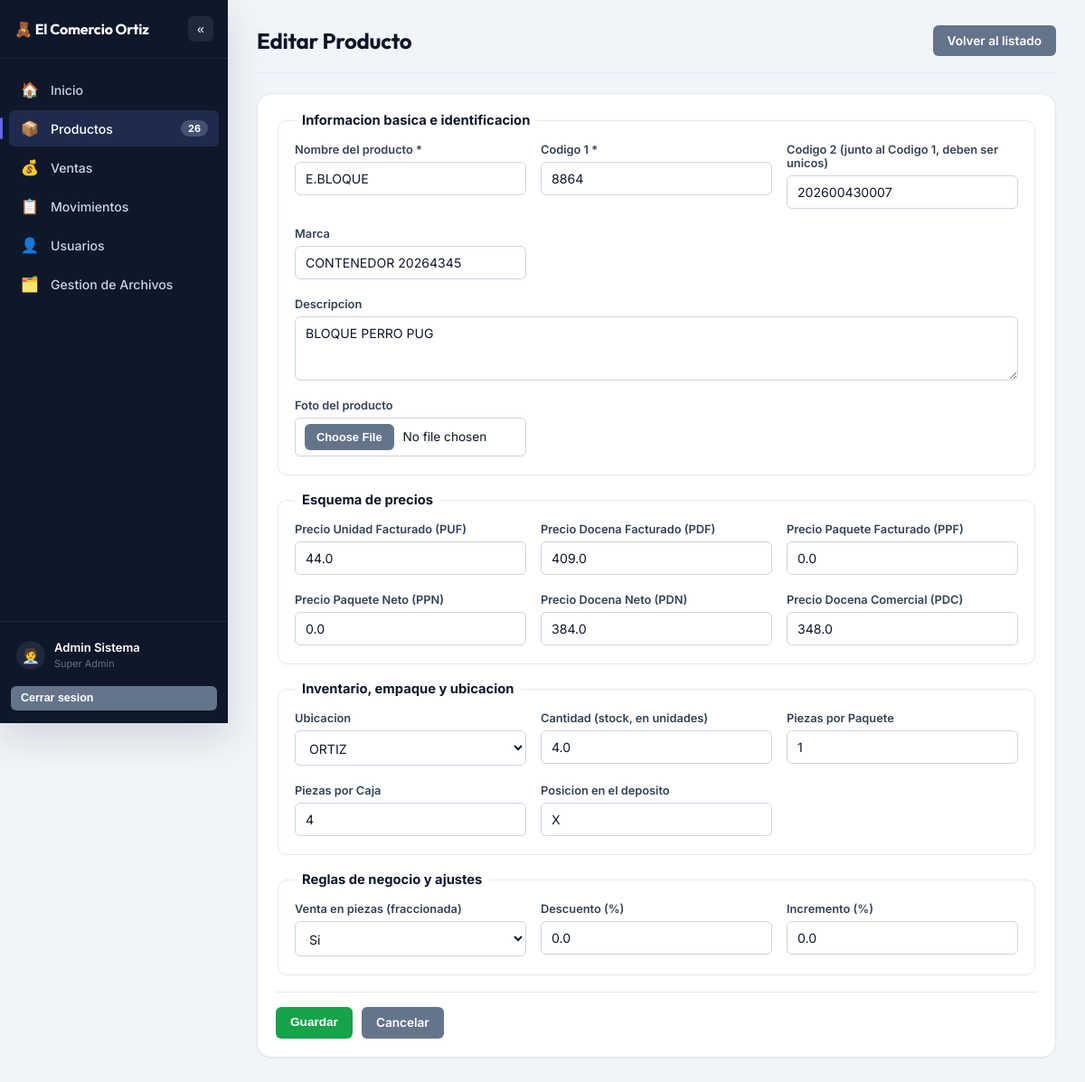
Page /productos/editar/3 (signed in) on the committed database.
### tables this page shows
CREATE TABLE productos (
    id_producto INTEGER PRIMARY KEY AUTOINCREMENT,
    foto_url TEXT,
    nombre TEXT NOT NULL,
    -- codigo_1 NO es unico por si solo: el cliente confirmo que se repite
    -- entre productos distintos en su catalogo real. Lo que si identifica
    -- un producto de forma unica es la COMBINACION codigo_1 + codigo_2
    -- (ver el UNIQUE compuesto al final de la tabla, y
    -- productos_model.get_producto_por_codigo / guardar_o_actualizar_desde_excel,
    -- que ya matchean por el par completo).
    codigo_1 TEXT NOT NULL,
    codigo_2 TEXT,
    descripcion TEXT,
    marca TEXT,

    -- Esquema de precios
    precio_unidad_facturado REAL DEFAULT 0,   -- PUF
    precio_docena_facturado REAL DEFAULT 0,   -- PDF
    precio_paquete_facturado REAL DEFAULT 0,  -- PPF
    precio_paquete_neto REAL DEFAULT 0,       -- PPN
    precio_docena_neto REAL DEFAULT 0,        -- PDN
    precio_docena_comercial REAL DEFAULT 0,   -- PDC
    descuento_porcentaje REAL DEFAULT 0,
    incremento_porcentaje REAL DEFAULT 0,

    -- Presentacion y empaque
    pcs_paquete INTEGER DEFAULT 0,
    pcs_caja INTEGER DEFAULT 0,
    venta_fraccionada TEXT DEFAULT 'No' CHECK(venta_fraccionada IN ('Si', 'No')),

    -- Ubicacion y existencias
    id_ubicacion INTEGER REFERENCES ubicaciones(id_ubicacion),
    posicion TEXT,
    -- Puede quedar en 0 o mayor (piezas sueltas -> decimal, ej. venta
    -- fraccionada) o en NEGATIVO: negativo significa que se aprobo una
    -- venta por mas de lo que habia en tienda, y ese numero es lo que
    -- falta reponer desde el almacen (ver alerta en Inicio).
    cantidad REAL NOT NULL DEFAULT 0,

    -- Estado de negocio (Activo/Inactivo). "Agotado" NO se guarda aqui:
    -- se calcula en la aplicacion comparando cantidad <= 0 (0 o negativo,
    -- ver mas abajo), para evitar que quede desincronizado con el stock real.
    estado TEXT DEFAULT 'Activo' CHECK(estado IN ('Activo', 'Inactivo')),

    UNIQUE(codigo_1, codigo_2)
);

### controllers/productos_controller.py (the view, shortened to what this page needs)
@productos_bp.route('/editar/<int:id_producto>', methods=['GET', 'POST'])
@roles_required(*ROLES_GESTION)
def editar(id_producto):
    producto = productos_model.get_producto(id_producto)
    if not producto:
        flash('El producto solicitado no existe.', 'danger')
        return redirect(url_for('productos.index'))
    ubicaciones = productos_model.get_ubicaciones()
    return render_template(
        'productos/productos_form.html',
        producto=producto,
        ubicaciones=ubicaciones,
        accion='Editar',
    )

### models/database.py (called while the page is built)
def get_db():
    if 'db' not in g:
        g.db = sqlite3.connect(current_app.config['DATABASE'])
        g.db.row_factory = sqlite3.Row
        g.db.execute('PRAGMA foreign_keys = ON')
    return g.db

### models/productos_model.py (called while the page is built)
def get_producto(id_producto):
    db = get_db()
    return db.execute(
        """
        SELECT p.*, u.nombre AS ubicacion_nombre
        FROM productos p
        LEFT JOIN ubicaciones u ON p.id_ubicacion = u.id_ubicacion
        WHERE p.id_producto = ?
        """,
        (id_producto,),
    ).fetchone()

def contar_productos():
    db = get_db()
    return db.execute("SELECT COUNT(*) AS c FROM productos").fetchone()['c']

def contar_faltantes():
    db = get_db()
    return db.execute("SELECT COUNT(*) AS c FROM productos WHERE cantidad < 0").fetchone()['c']

def get_ubicaciones():
    db = get_db()
    return db.execute("SELECT * FROM ubicaciones ORDER BY nombre ASC").fetchall()

### models/ventas_model.py (called while the page is built)
def contar_pendientes(id_personal_filtro=None):
    db = get_db()
    if id_personal_filtro:
        return db.execute(
            "SELECT COUNT(*) AS c FROM ventas WHERE estado = 'Pendiente' AND id_personal_registro = ?",
            (id_personal_filtro,),
        ).fetchone()['c']
    return db.execute(
        "SELECT COUNT(*) AS c FROM ventas WHERE estado = 'Pendiente'"
    ).fetchone()['c']

### utilities/utilities.py (called while the page is built)
def roles_required(*roles_permitidos):
    def decorador(vista):
        @wraps(vista)
        def envoltura(*args, **kwargs):
            if 'id_personal' not in session:
                return redirect(url_for('auth.login'))
            if session.get('rol') not in roles_permitidos:
                flash('No tienes permisos para acceder a esa seccion.', 'danger')
                return redirect(url_for('inicio.index'))
            return vista(*args, **kwargs)
        return envoltura
    return decorador

### templates/productos/productos_form.html (shortened to what this page needs)
{% extends "shared/base.html" %}
{% block content %}
    <div class="page-header">
        <h1>{{ accion }} Producto</h1>
        <a href="{{ url_for('productos.index') }}" class="btn btn-secondary">Volver al listado</a>
    </div>
    <form method="post" enctype="multipart/form-data" class="card">
        <fieldset>
            <legend>Informacion basica e identificacion</legend>
            <div class="form-grid">
                <div class="form-group">
                    <label>Nombre del producto *</label>
                    <input type="text" name="nombre" required value="{{ producto.nombre if producto else '' }}">
                </div>
                <div class="form-group">
                    <label>Codigo 1 *</label>
                    <input type="text" name="codigo_1" required value="{{ producto.codigo_1 if producto else '' }}">
                </div>
                <div class="form-group">
                    <label>Codigo 2 (junto al Codigo 1, deben ser unicos)</label>
                    <input type="text" name="codigo_2" value="{{ producto.codigo_2 if producto else '' }}">
                </div>
                <div class="form-group">
                    <label>Marca</label>
                    <input type="text" name="marca" value="{{ producto.marca if producto else '' }}">
                </div>
                <div class="form-group" style="grid-column: 1 / -1;">
                    <label>Descripcion</label>
                    <textarea name="descripcion" rows="3">{{ producto.descripcion if producto else '' }}</textarea>
                </div>
                <div class="form-group">
                    <label>Foto del producto</label>
                    <input type="file" name="foto" accept="image/*">
                </div>
            </div>
        </fieldset>
        <fieldset>
            <legend>Esquema de precios</legend>
            <div class="form-grid">
                <div class="form-group">
                    <label>Precio Unidad Facturado (PUF)</label>
                    <input type="number" step="0.01" min="0" name="precio_unidad_facturado" value="{{ producto.precio_unidad_facturado if producto else 0 }}">
                </div>
                <div class="form-group">
                    <label>Precio Docena Facturado (PDF)</label>
                    <input type="number" step="0.01" min="0" name="precio_docena_facturado" value="{{ producto.precio_docena_facturado if producto else 0 }}">
                </div>
                <div class="form-group">
                    <label>Precio Paquete Facturado (PPF)</label>
                    <input type="number" step="0.01" min="0" name="precio_paquete_facturado" value="{{ producto.precio_paquete_facturado if producto else 0 }}">
                </div>
                <div class="form-group">
                    <label>Precio Paquete Neto (PPN)</label>
                    <input type="number" step="0.01" min="0" name="precio_paquete_neto" value="{{ producto.precio_paquete_neto if producto else 0 }}">
                </div>
                <div class="form-group">
                    <label>Precio Docena Neto (PDN)</label>
                    <input type="number" step="0.01" min="0" name="precio_docena_neto" value="{{ producto.precio_docena_neto if producto else 0 }}">
                </div>
                <div class="form-group">
                    <label>Precio Docena Comercial (PDC)</label>
                    <input type="number" step="0.01" min="0" name="precio_docena_comercial" value="{{ producto.precio_docena_comercial if producto else 0 }}">
                </div>
            </div>
        </fieldset>
        <fieldset>
            <legend>Inventario, empaque y ubicacion</legend>
            <div class="form-grid">
                <div class="form-group">
                    <label>Ubicacion</label>
                    <select name="id_ubicacion">
                        {% for u in ubicaciones %}
                            <option value="{{ u.id_ubicacion }}"
                                {{ 'selected' if producto and producto.id_ubicacion == u.id_ubicacion }}>
                                {{ u.nombre }}
                            </option>
                        {% endfor %}
                    </select>
                </div>
                <div class="form-group">
                    <label>Cantidad (stock, en unidades)</label>
                    <input type="number" name="cantidad" value="{{ producto.cantidad if producto else 0 }}">
                </div>
                <div class="form-group">
                    <label>Piezas por Paquete</label>
                    <input type="number" min="0" name="pcs_paquete" value="{{ producto.pcs_paquete if producto else 0 }}">
                </div>
                <div class="form-group">
                    <label>Piezas por Caja</label>
                    <input type="number" min="0" name="pcs_caja" value="{{ producto.pcs_caja if producto else 0 }}">
                </div>
                <div class="form-group">
                    <label>Posicion en el deposito</label>
                    <input type="text" name="posicion" placeholder="Ej: Pasillo A, estante 3" value="{{ producto.posicion if producto else '' }}">
                </div>
            </div>
        </fieldset>
        <fieldset>
            <legend>Reglas de negocio y ajustes</legend>
            <div class="form-grid">
                <div class="form-group">
                    <label>Venta en piezas (fraccionada)</label>
                    <select name="venta_fraccionada">
                        <option value="Si" {{ 'selected' if producto and producto.venta_fraccionada == 'Si' }}>Si</option>
                    </select>
                </div>
                <div class="form-group">
                    <label>Descuento (%)</label>
                    <input type="number" step="0.01" min="0" max="100" name="descuento_porcentaje" value="{{ producto.descuento_porcentaje if producto else 0 }}">
                </div>
                <div class="form-group">
                    <label>Incremento (%)</label>
                    <input type="number" step="0.01" min="0" max="100" name="incremento_porcentaje" value="{{ producto.incremento_porcentaje if producto else 0 }}">
                </div>
            </div>
        </fieldset>
        <div class="form-actions">
            <button type="submit" class="btn btn-success">Guardar</button>
            <a href="{{ url_for('productos.index') }}" class="btn btn-secondary">Cancelar</a>
        </div>
    </form>
{% endblock %}

### static/css/style.css (style rules this page uses)
:root { --bg: #f1f5f9; --surface: #ffffff; --surface-muted: #f8fafc; --border: #e2e8f0; --border-strong: #cbd5e1; --text: #0f172a; --text-muted: #64748b; --text-subtle: #94a3b8; --primary: #4f46e5; --primary-hover: #4338ca; --primary-soft: #eef2ff; --primary-soft-text: #4338ca; --success: #16a34a; --success-hover: #15803d; --success-soft: #dcfce7; --success-soft-text: #166534; --danger: #dc2626; --danger-hover: #b91c1c; --danger-soft: #fee2e2; --danger-soft-text: #991b1b; --warning: #d97706; --warning-hover: #b45309; --warning-soft: #fef3c7; --warning-soft-text: #92400e; --info: #0891b2; --info-hover: #0e7490; --info-soft: #cffafe; --info-soft-text: #155e75; --secondary: #64748b; --secondary-hover: #475569; --secondary-soft: #f1f5f9; --secondary-soft-text: #334155; --sidebar-bg: #0f172a; --sidebar-bg-active: #1e2b4d; --sidebar-bg-hover: #1e293b; --sidebar-border: #1e293b; --sidebar-text: #cbd5e1; --sidebar-text-muted: #64748b; --sidebar-accent: #6366f1; --radius-sm: 6px; --radius-md: 10px; --radius-lg: 16px; --radius-pill: 999px; --shadow-sm: 0 1px 2px rgba(15, 23, 42, 0.06); --shadow-md: 0 6px 16px rgba(15, 23, 42, 0.08); --shadow-lg: 0 16px 40px rgba(15, 23, 42, 0.14); --transition: 150ms ease; }
* { box-sizing: border-box; }
html, body { height: 100%; }
body { margin: 0; font-family: 'Inter', 'Segoe UI', system-ui, -apple-system, Roboto, Arial, sans-serif; background-color: var(--bg); color: var(--text); -webkit-font-smoothing: antialiased; }
h1, h2, h3, .font-display, .login-title { font-family: 'Outfit', 'Segoe UI', system-ui, sans-serif; color: var(--text); font-weight: 700; letter-spacing: -0.01em; }
a { color: inherit; }
.page-header { display: flex; justify-content: space-between; align-items: center; flex-wrap: wrap; gap: 12px; margin-bottom: 22px; padding-bottom: 18px; border-bottom: 1px solid var(--border); }
.page-header h1 { margin: 0; font-size: 1.5rem; }
.card { background: var(--surface); border: 1px solid var(--border); border-radius: var(--radius-lg); padding: 20px; box-shadow: var(--shadow-sm); margin-bottom: 22px; }
.btn { display: inline-flex; align-items: center; gap: 6px; border: none; border-radius: var(--radius-sm); padding: 9px 16px; font-size: 0.85rem; font-weight: 600; cursor: pointer; text-decoration: none; color: #fff; background-color: var(--secondary); transition: background var(--transition), box-shadow var(--transition), transform var(--transition); line-height: 1.2; }
.btn-success { background-color: var(--success); }
.btn-secondary { background-color: var(--secondary); }
.form-grid { display: grid; grid-template-columns: repeat(auto-fit, minmax(220px, 1fr)); gap: 16px; }
.form-group { display: flex; flex-direction: column; margin-bottom: 4px; }
.form-group label { font-size: 0.8rem; font-weight: 600; margin-bottom: 6px; color: var(--secondary-soft-text); }
.form-group input, .form-group select, .form-group textarea, .filters input, .filters select { padding: 9px 11px; border: 1px solid var(--border-strong); border-radius: var(--radius-sm); font-size: 0.88rem; background: var(--surface); color: var(--text); transition: border-color var(--transition), box-shadow var(--transition); font-family: inherit; }
fieldset { border: 1px solid var(--border); border-radius: var(--radius-md); margin-bottom: 18px; padding: 16px 18px; }
fieldset legend { font-weight: 700; color: var(--text); padding: 0 8px; font-size: 0.92rem; }
.form-actions { margin-top: 18px; display: flex; gap: 10px; padding-top: 16px; border-top: 1px solid var(--border); }
input[type="file"] { padding: 6px 10px; border: 1px solid var(--border-strong); border-radius: var(--radius-sm); background: var(--surface); font-size: 0.85rem; color: var(--text); max-width: 260px; }

### rows in the picture
productos: nombre "E.BLOQUE", codigo_1 "8864", codigo_2 "202600430007", marca "CONTENEDOR 20264345", descripcion "BLOQUE PERRO PUG", precio_unidad_facturado "44.0", precio_docena_facturado "409.0", precio_paquete_facturado "0.0", precio_paquete_neto "0.0", precio_docena_neto "384.0", precio_docena_comercial "348.0", cantidad "4.0", pcs_paquete "1", pcs_caja "4", posicion "X", descuento_porcentaje "0.0", incremento_porcentaje "0.0"

### other values in the picture
{{ sidebar_total_productos }} "26"
{{ session.get('nombre_completo', '') }} "Admin Sistema"
{{ session.get('rol', '') }} "Super Admin"
{{ accion }} "Editar"
form field id_ubicacion "ORTIZ"
